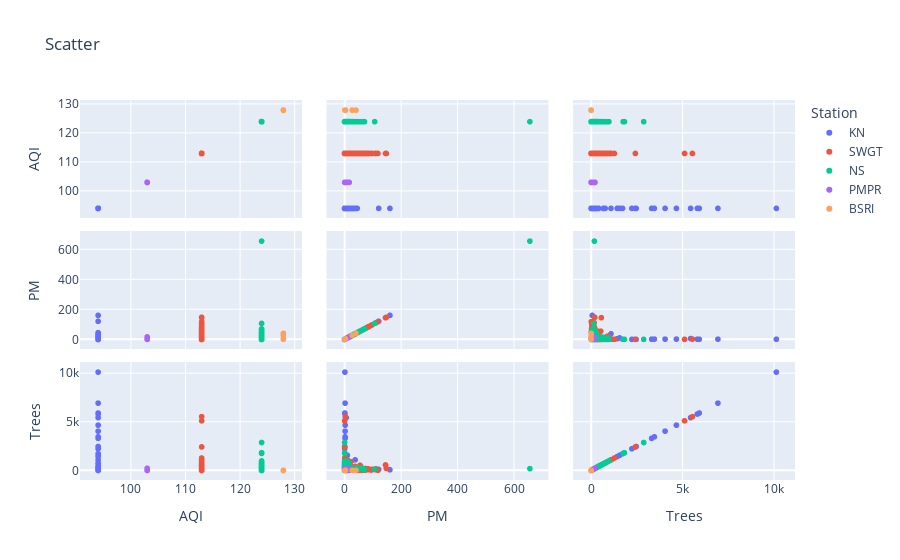

The code cell stored with this chart in its notebook:
### Code cell
visual_obj.px_scatter3(filter_project_data)

### Figure 1 — Plotly figure (JSON) as saved in the notebook; plotly's stock layout.template omitted (floating-point values rounded to 4 significant figures; data arrays with more than 128 entries replaced by an {"elided": "..."} marker saying what was removed)
{"data": [{"dimensions": [{"axis": {"matches": true}, "label": "AQI", "values": {"elided": "139 int values"}}, {"axis": {"matches": true}, "label": "PM", "values": {"elided": "139 float values"}}, {"axis": {"matches": true}, "label": "Trees", "values": {"elided": "139 int values"}}], "hoverlabel": {"namelength": 0}, "hovertemplate": "Station=KN<br>%{xaxis.title.text}=%{x}<br>%{yaxis.title.text}=%{y}", "legendgroup": "KN", "marker": {"color": "#636efa", "symbol": "circle"}, "name": "KN", "showlegend": true, "type": "splom"}, {"dimensions": [{"axis": {"matches": true}, "label": "AQI", "values": {"elided": "376 int values"}}, {"axis": {"matches": true}, "label": "PM", "values": {"elided": "376 float values"}}, {"axis": {"matches": true}, "label": "Trees", "values": {"elided": "376 int values"}}], "hoverlabel": {"namelength": 0}, "hovertemplate": "Station=SWGT<br>%{xaxis.title.text}=%{x}<br>%{yaxis.title.text}=%{y}", "legendgroup": "SWGT", "marker": {"color": "#EF553B", "symbol": "circle"}, "name": "SWGT", "showlegend": true, "type": "splom"}, {"dimensions": [{"axis": {"matches": true}, "label": "AQI", "values": {"elided": "150 int values"}}, {"axis": {"matches": true}, "label": "PM", "values": {"elided": "150 float values"}}, {"axis": {"matches": true}, "label": "Trees", "values": {"elided": "150 int values"}}], "hoverlabel": {"namelength": 0}, "hovertemplate": "Station=NS<br>%{xaxis.title.text}=%{x}<br>%{yaxis.title.text}=%{y}", "legendgroup": "NS", "marker": {"color": "#00cc96", "symbol": "circle"}, "name": "NS", "showlegend": true, "type": "splom"}, {"dimensions": [{"axis": {"matches": true}, "label": "AQI", "values": [103, 103, 103, 103, 103, 103, 103, 103]}, {"axis": {"matches": true}, "label": "PM", "values": [8.462, 7.333, 10.77, 1.15, 1.385, 0.3771, 16.34, 0.3579]}, {"axis": {"matches": true}, "label": "Trees", "values": [1, 1, 135, 212, 7, 165, 143, 14]}], "hoverlabel": {"namelength": 0}, "hovertemplate": "Station=PMPR<br>%{xaxis.title.text}=%{x}<br>%{yaxis.title.text}=%{y}", "legendgroup": "PMPR", "marker": {"color": "#ab63fa", "symbol": "circle"}, "name": "PMPR", "showlegend": true, "type": "splom"}, {"dimensions": [{"axis": {"matches": true}, "label": "AQI", "values": [128, 128, 128, 128, 128]}, {"axis": {"matches": true}, "label": "PM", "values": [40.43, 26.87, 3.072, 0.7158, 2.863]}, {"axis": {"matches": true}, "label": "Trees", "values": [2, 2, 5, 2, 3]}], "hoverlabel": {"namelength": 0}, "hovertemplate": "Station=BSRI<br>%{xaxis.title.text}=%{x}<br>%{yaxis.title.text}=%{y}", "legendgroup": "BSRI", "marker": {"color": "#FFA15A", "symbol": "circle"}, "name": "BSRI", "showlegend": true, "type": "splom"}], "layout": {"dragmode": "select", "legend": {"title": {"text": "Station"}, "tracegroupgap": 0}, "title": {"text": "Scatter"}}}
